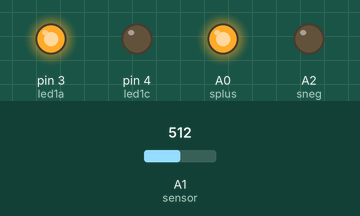
Recording of a sketch running on a simulated Arduino Uno, built with avr-gcc and run on an emulated ATmega328P. On the bench: output pins drawn as LEDs (lit = HIGH). The test bench sets the inputs (shaded band); at power-on: A1 (sensor) = 512. What the sketch prints to the serial monitor is not drawn.

Above: at 1.3 s.
1.4 s: A1 (sensor) set to 491
At 1.8 s:
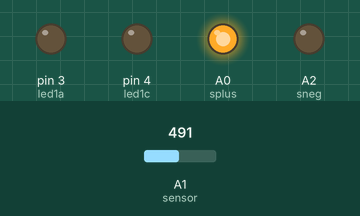
3.0 s: A1 (sensor) set to 510
At 4.2 s:
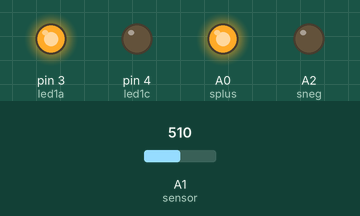
4.5 s: A1 (sensor) set to 490
At 5.4 s:
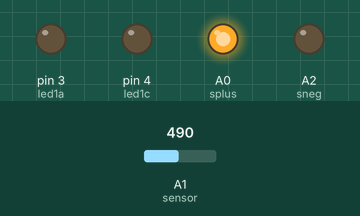
Timing chart, 0 to 7.5 s (numbered marks = the images above; inputs shaded):
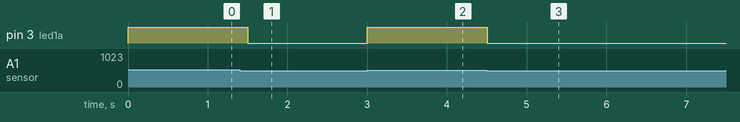

Measured:
- the behaviour switches between 501 and 500 on A1 (sensor) (found by bisection; images 0 and 1)
- after the input at 1.4 s, pin 3 (led1a): HIGH → LOW after 0.10 s
- after the input at 3.0 s, pin 3 (led1a): LOW → HIGH at once
- after the input at 4.5 s, pin 3 (led1a): HIGH → LOW at once

The sketch:

BareMinimumsensor_jc.ino
```cpp
int sensor = A1;
int splus = A0;
int sneg = A2;

int led1a = 3;
int led1c = 4;


void setup()
{
  // put your setup code here, to run once:
pinMode(sensor,INPUT);
pinMode(splus,OUTPUT);
pinMode(sneg,OUTPUT);
digitalWrite(splus,HIGH);
digitalWrite(sneg,LOW);
Serial.begin(115200);
pinMode(led1a,OUTPUT);
pinMode(led1c,OUTPUT);
digitalWrite(led1c,LOW);

}
void loop()
{
 int light = 0;
 light = analogRead(sensor);
 Serial.println(light);
 Serial.print("sensor data");

 if (light > 500)
 {
  // action a
  digitalWrite(led1a,HIGH);
 }
 else
 {
   // action b
   digitalWrite(led1a,LOW);
 }
 delay(500);

}
```
